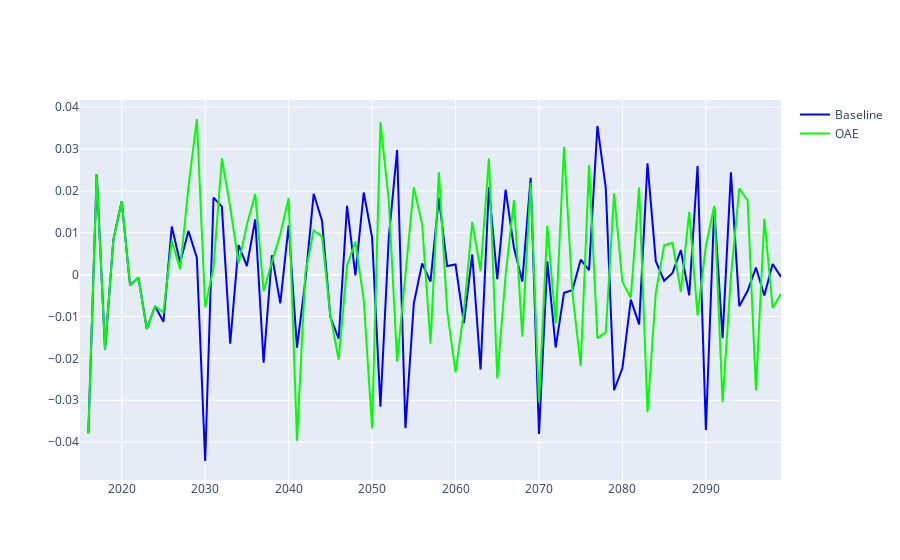

Notebook code cell kept with this figure:
### Code cell
fig = go.Figure()
fig.add_trace(go.Scatter(x=dic_amplitude_baseline_pct.year, y=dic_amplitude_baseline_pct['DIC'],
                    mode='lines', line_color='#0000FF',
                    name='Baseline'))
fig.add_trace(go.Scatter(x=dic_amplitude_oae_pct.year, y=dic_amplitude_oae_pct['DIC'],
                    mode='lines', line_color='#00FF00',
                    name='OAE'))
fig.show()
